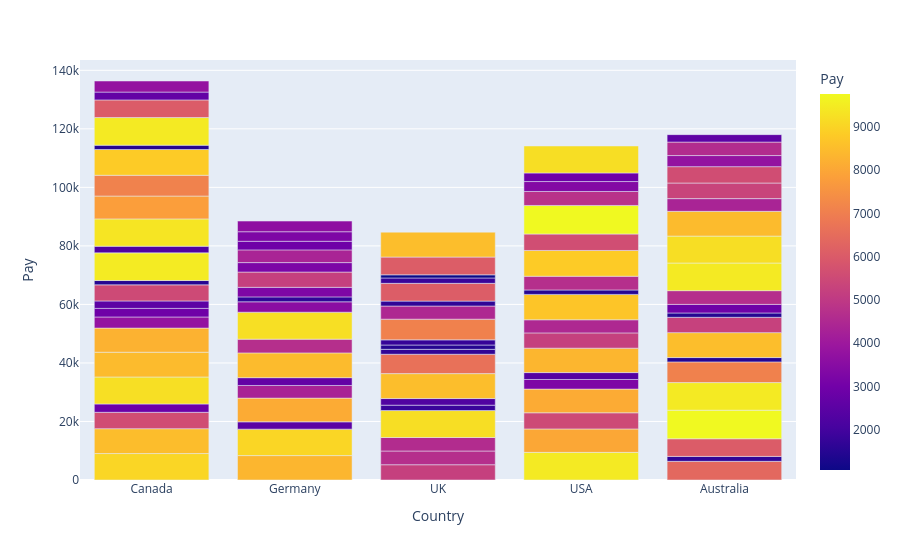

Notebook code cell kept with this figure:
### Code cell
px.bar(df, x='Country',y='Pay',color='Pay')

### Figure 1 — Plotly figure (JSON) as saved in the notebook; plotly's stock layout.template omitted (floating-point values rounded to 4 significant figures)
{"data": [{"alignmentgroup": "True", "hovertemplate": "Country=%{x}<br>Pay=%{marker.color}<extra></extra>", "legendgroup": "", "marker": {"color": [9038, 8496, 5598, 8342, 5218, 9441, 4690, 4611, 9210, 2851, 6381, 1678, 9219, 8463, 8010, 8254, 6033, 9755, 5517, 9043, 1838, 2494, 2268, 8101, 9441, 8516, 8106, 3789, 2938, 2540, 7076, 4319, 2673, 6625, 5505, 1475, 1475, 3277, 8463, 8516, 5246, 9458, 2356, 1678, 2268, 8342, 9337, 4690, 7803, 1475, 9219, 1475, 3549, 2938, 4690, 1678, 3269, 5218, 1758, 9441, 5218, 3233, 4345, 7076, 4488, 7097, 8808, 1678, 9210, 4488, 1475, 6073, 9441, 1838, 8453, 8670, 6033, 1514, 4345, 2673, 3789, 2938, 4690, 8808, 5626, 1073, 6073, 9755, 5329, 4772, 3269, 5598, 3401, 8516, 2938, 3789, 9210, 3638, 4611, 2540], "coloraxis": "coloraxis", "pattern": {"shape": ""}}, "name": "", "offsetgroup": "", "orientation": "v", "showlegend": false, "textposition": "auto", "type": "bar", "x": ["Canada", "Canada", "Canada", "Germany", "UK", "USA", "UK", "UK", "UK", "Canada", "Australia", "Australia", "Canada", "Canada", "USA", "Canada", "Australia", "Australia", "USA", "Germany", "UK", "Germany", "UK", "Germany", "Australia", "UK", "USA", "Canada", "Canada", "Canada", "Australia", "Germany", "Germany", "UK", "Canada", "Australia", "Canada", "USA", "Germany", "Australia", "Australia", "Canada", "USA", "UK", "Canada", "USA", "Canada", "Germany", "Canada", "Australia", "Germany", "UK", "Germany", "Australia", "Australia", "Germany", "Germany", "USA", "UK", "Australia", "Germany", "Germany", "Germany", "UK", "UK", "Canada", "Canada", "UK", "Australia", "USA", "Canada", "UK", "Canada", "UK", "Australia", "USA", "Canada", "USA", "Australia", "Canada", "Canada", "Germany", "USA", "USA", "USA", "UK", "UK", "USA", "Australia", "USA", "Germany", "Australia", "USA", "UK", "USA", "Australia", "USA", "Germany", "Australia", "Australia"], "xaxis": "x", "y": [9038, 8496, 5598, 8342, 5218, 9441, 4690, 4611, 9210, 2851, 6381, 1678, 9219, 8463, 8010, 8254, 6033, 9755, 5517, 9043, 1838, 2494, 2268, 8101, 9441, 8516, 8106, 3789, 2938, 2540, 7076, 4319, 2673, 6625, 5505, 1475, 1475, 3277, 8463, 8516, 5246, 9458, 2356, 1678, 2268, 8342, 9337, 4690, 7803, 1475, 9219, 1475, 3549, 2938, 4690, 1678, 3269, 5218, 1758, 9441, 5218, 3233, 4345, 7076, 4488, 7097, 8808, 1678, 9210, 4488, 1475, 6073, 9441, 1838, 8453, 8670, 6033, 1514, 4345, 2673, 3789, 2938, 4690, 8808, 5626, 1073, 6073, 9755, 5329, 4772, 3269, 5598, 3401, 8516, 2938, 3789, 9210, 3638, 4611, 2540], "yaxis": "y"}], "layout": {"barmode": "relative", "coloraxis": {"colorbar": {"title": {"text": "Pay"}}, "colorscale": [[0, "#0d0887"], [0.1111, "#46039f"], [0.2222, "#7201a8"], [0.3333, "#9c179e"], [0.4444, "#bd3786"], [0.5556, "#d8576b"], [0.6667, "#ed7953"], [0.7778, "#fb9f3a"], [0.8889, "#fdca26"], [1, "#f0f921"]]}, "legend": {"tracegroupgap": 0}, "margin": {"t": 60}, "xaxis": {"anchor": "y", "domain": [0, 1], "title": {"text": "Country"}}, "yaxis": {"anchor": "x", "domain": [0, 1], "title": {"text": "Pay"}}}}
